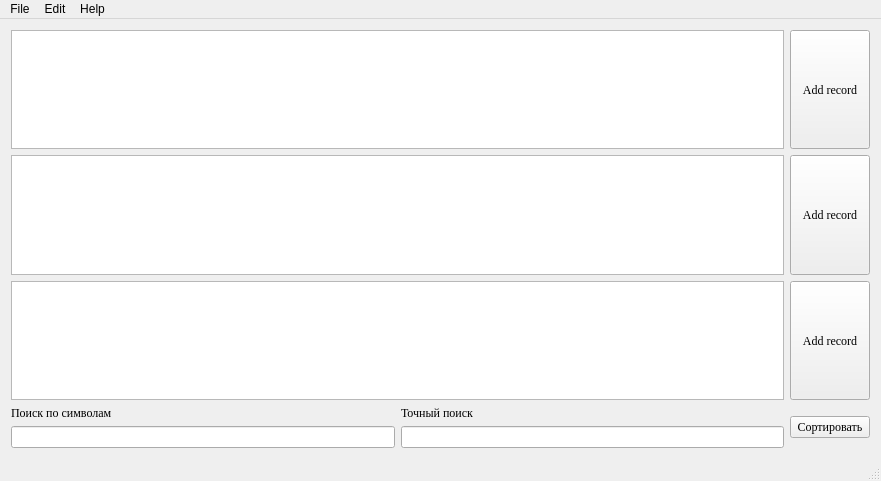
<?xml version="1.0" encoding="UTF-8"?>
<ui version="4.0">
 <class>MainWindow</class>
 <widget class="QMainWindow" name="MainWindow">
  <property name="geometry">
   <rect>
    <x>0</x>
    <y>0</y>
    <width>881</width>
    <height>481</height>
   </rect>
  </property>
  <property name="windowTitle">
   <string>СУБД</string>
  </property>
  <widget class="QWidget" name="centralWidget">
   <layout class="QVBoxLayout" name="verticalLayout">
    <item>
     <layout class="QHBoxLayout" name="horizontalLayout_2">
      <item>
       <widget class="QTableView" name="tableView_Fc">
        <property name="sizePolicy">
         <sizepolicy hsizetype="Expanding" vsizetype="Maximum">
          <horstretch>0</horstretch>
          <verstretch>0</verstretch>
         </sizepolicy>
        </property>
        <property name="font">
         <font>
          <family>Times New Roman</family>
         </font>
        </property>
       </widget>
      </item>
      <item>
       <widget class="QPushButton" name="pushButton_AddRecord1">
        <property name="sizePolicy">
         <sizepolicy hsizetype="Minimum" vsizetype="Expanding">
          <horstretch>0</horstretch>
          <verstretch>0</verstretch>
         </sizepolicy>
        </property>
        <property name="font">
         <font>
          <family>Times New Roman</family>
         </font>
        </property>
        <property name="text">
         <string>Add record</string>
        </property>
       </widget>
      </item>
     </layout>
    </item>
    <item>
     <layout class="QHBoxLayout" name="horizontalLayout_4">
      <item>
       <widget class="QTableView" name="tableView_Gr">
        <property name="sizePolicy">
         <sizepolicy hsizetype="Expanding" vsizetype="Maximum">
          <horstretch>0</horstretch>
          <verstretch>0</verstretch>
         </sizepolicy>
        </property>
        <property name="font">
         <font>
          <family>Times New Roman</family>
         </font>
        </property>
       </widget>
      </item>
      <item>
       <widget class="QPushButton" name="pushButton_AddRecord2">
        <property name="sizePolicy">
         <sizepolicy hsizetype="Minimum" vsizetype="Expanding">
          <horstretch>0</horstretch>
          <verstretch>0</verstretch>
         </sizepolicy>
        </property>
        <property name="font">
         <font>
          <family>Times New Roman</family>
         </font>
        </property>
        <property name="text">
         <string>Add record</string>
        </property>
       </widget>
      </item>
     </layout>
    </item>
    <item>
     <layout class="QHBoxLayout" name="horizontalLayout_3">
      <item>
       <widget class="QTableView" name="tableView_St">
        <property name="sizePolicy">
         <sizepolicy hsizetype="Expanding" vsizetype="Maximum">
          <horstretch>0</horstretch>
          <verstretch>0</verstretch>
         </sizepolicy>
        </property>
        <property name="font">
         <font>
          <family>Times New Roman</family>
         </font>
        </property>
       </widget>
      </item>
      <item>
       <widget class="QPushButton" name="pushButton_AddRecord3">
        <property name="sizePolicy">
         <sizepolicy hsizetype="Minimum" vsizetype="Expanding">
          <horstretch>0</horstretch>
          <verstretch>0</verstretch>
         </sizepolicy>
        </property>
        <property name="font">
         <font>
          <family>Times New Roman</family>
         </font>
        </property>
        <property name="text">
         <string>Add record</string>
        </property>
       </widget>
      </item>
     </layout>
    </item>
    <item>
     <layout class="QHBoxLayout" name="horizontalLayout">
      <item>
       <layout class="QGridLayout" name="gridLayout">
        <item row="0" column="0">
         <widget class="QLabel" name="label_CharSearch">
          <property name="font">
           <font>
            <family>Times New Roman</family>
           </font>
          </property>
          <property name="text">
           <string>Поиск по символам</string>
          </property>
         </widget>
        </item>
        <item row="0" column="1">
         <widget class="QLabel" name="label_WordSearch">
          <property name="font">
           <font>
            <family>Times New Roman</family>
           </font>
          </property>
          <property name="text">
           <string>Точный поиск</string>
          </property>
         </widget>
        </item>
        <item row="1" column="0">
         <widget class="QLineEdit" name="lineEdit_CharSearch">
          <property name="font">
           <font>
            <family>Times New Roman</family>
           </font>
          </property>
         </widget>
        </item>
        <item row="1" column="1">
         <widget class="QLineEdit" name="lineEdit_WordSearch">
          <property name="font">
           <font>
            <family>Times New Roman</family>
           </font>
          </property>
         </widget>
        </item>
       </layout>
      </item>
      <item>
       <widget class="QPushButton" name="pushButton_Sort">
        <property name="font">
         <font>
          <family>Times New Roman</family>
         </font>
        </property>
        <property name="text">
         <string>Сортировать</string>
        </property>
       </widget>
      </item>
     </layout>
    </item>
   </layout>
  </widget>
  <widget class="QMenuBar" name="menuBar">
   <property name="geometry">
    <rect>
     <x>0</x>
     <y>0</y>
     <width>881</width>
     <height>21</height>
    </rect>
   </property>
   <widget class="QMenu" name="menuFile">
    <property name="title">
     <string>File</string>
    </property>
    <addaction name="actionNew"/>
    <addaction name="actionOpen"/>
    <addaction name="separator"/>
    <addaction name="actionExit"/>
   </widget>
   <widget class="QMenu" name="menuEdit">
    <property name="title">
     <string>Edit</string>
    </property>
    <addaction name="actionUndo"/>
    <addaction name="actionRedo"/>
    <addaction name="actionInsert_SQL_code"/>
   </widget>
   <widget class="QMenu" name="menuHelp">
    <property name="title">
     <string>Help</string>
    </property>
    <addaction name="actionAbout_Qt"/>
    <addaction name="actionAbout_LW"/>
   </widget>
   <addaction name="menuFile"/>
   <addaction name="menuEdit"/>
   <addaction name="menuHelp"/>
  </widget>
  <widget class="QStatusBar" name="statusBar"/>
  <action name="actionUndo">
   <property name="text">
    <string>Undo</string>
   </property>
  </action>
  <action name="actionRedo">
   <property name="text">
    <string>Redo</string>
   </property>
  </action>
  <action name="actionAbout_Qt">
   <property name="text">
    <string>About Qt</string>
   </property>
  </action>
  <action name="actionAbout_LW">
   <property name="text">
    <string>About LW</string>
   </property>
  </action>
  <action name="actionInsert_SQL_code">
   <property name="text">
    <string>Insert SQL code (for advanced users)</string>
   </property>
  </action>
  <action name="actionNew">
   <property name="text">
    <string>New</string>
   </property>
  </action>
  <action name="actionOpen">
   <property name="text">
    <string>Open</string>
   </property>
  </action>
  <action name="actionSave">
   <property name="text">
    <string>Save</string>
   </property>
  </action>
  <action name="actionExit">
   <property name="text">
    <string>Exit</string>
   </property>
  </action>
 </widget>
 <layoutdefault spacing="6" margin="11"/>
 <resources/>
 <connections/>
</ui>
